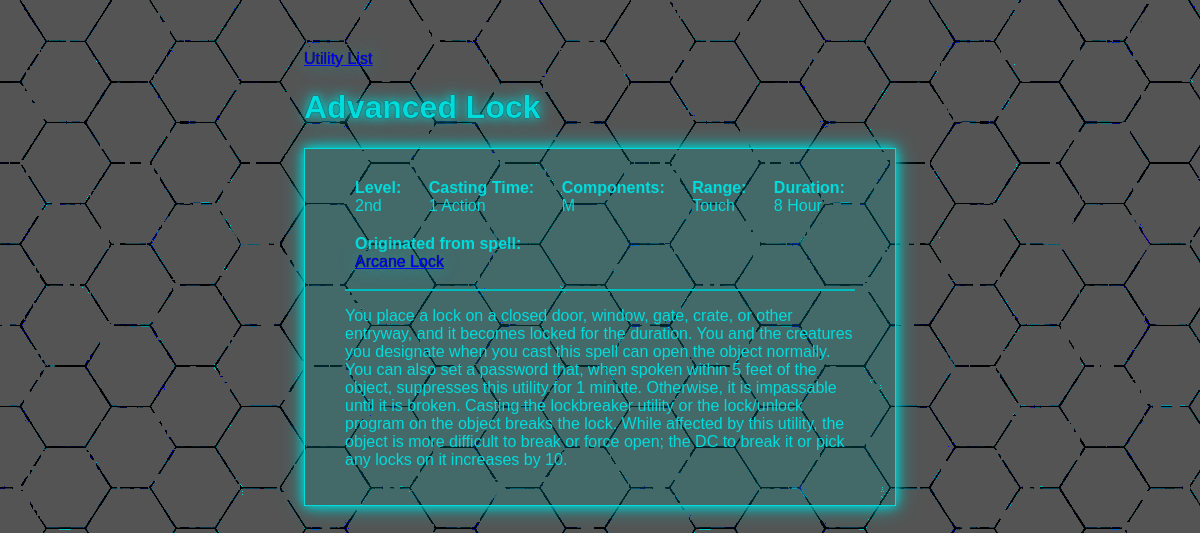
The page /utilities/2/ on the database its author committed.
### utilities/models.py (models this page shows, shortened)
class Utility(models.Model):
    name = models.CharField(max_length=25)
    description = models.TextField(blank=True)
    at_higher_levels = models.TextField(blank=True)
    ritual = models.BooleanField(default=False)
    utility_level = models.ForeignKey(
        UtilityLevel, models.SET_DEFAULT, default=0)
    casting_time_unit = models.ForeignKey(
        UtilityCastingTimeUnit, models.SET_DEFAULT, default=1)
    casting_time_quantity = models.IntegerField(null=True)
    reaction_casting_description = models.TextField(blank=True)
    components = models.ManyToManyField(UtilityComponent, blank=True)
    material_components = models.TextField(blank=True)
    range_type = models.ForeignKey(RangeType, models.SET_NULL, null=True)
    range_distance = models.IntegerField(null=True, default=0)
    duration_type = models.ForeignKey(DurationType, models.SET_NULL, null=True)
    duration_time_unit = models.ForeignKey(
        DurationTimeUnit, on_delete=models.SET_NULL, null=True, blank=True)
    duration_quantity = models.IntegerField(null=True, blank=True)
    origin = models.CharField(max_length=25, blank=True)
    origin_link = models.URLField(blank=True)
    class Meta:
        verbose_name_plural = 'Utilities'

class UtilityLevel(models.Model):
    id = models.IntegerField(primary_key=True)
    level = models.CharField(max_length=10)
    def __str__(self):
        return self.level

class UtilityCastingTimeUnit(models.Model):
    unit = models.CharField(max_length=15)
    def __str__(self):
        return self.unit

class UtilityComponent(models.Model):
    Abbreviation = models.CharField(primary_key=True, max_length=1)
    name = models.CharField(max_length=15)
    description = models.TextField(blank=True)

class RangeType(models.Model):
    type = models.CharField(max_length=15)
    def __str__(self):
        return self.type

class DurationTimeUnit(models.Model):
    unit = models.CharField(max_length=10)

### utilities/views.py (the view)
# urls.py: path('<int:pk>/', views.UtilityDetailView.as_view(), name='detail'),
class UtilityDetailView(generic.DetailView):
    model = Utility
    template_name = 'utilities/detail.html'

### utilities/templates/utilities/detail.html (shortened to what this page needs)
{% extends 'utilities/base.html' %}
{% block 'nav' %}
<a href="{% url 'utility_list' %}">Utility List</a>
{% endblock 'nav' %}
{% block 'header' %}
<h1>
  {{ utility.name }}
</h1>
{% endblock 'header' %}
{% block 'content' %}
  <div class="details">
    <div class="metadata">
      <div class="metadata-content">
        <label for="level">Level:</label>
        <div>{{ utility.utility_level }}</div>
      </div>
      <div class="metadata-content">
        <label for="CastingTime">Casting Time:</label>
        <div>
          {{ utility.casting_time_quantity }} {{ utility.casting_time_unit }}
        </div>
      </div>
      <div class="metadata-content">
        <label for="components">Components:</label>
        <div>
          {% for component in utility.components.all %}
            {{ component.Abbreviation }}{% if not forloop.last %},{% endif %}
          {% endfor %}
        </div>
      </div>
      <div class="metadata-content">
        <label for="range">Range:</label>
        {% if utility.range_type.type == "Ranged" %}
        <div>{{ utility.range_distance }} feet</div>
        {% else %}
        <div>{{ utility.range_type }}</div>
        {% endif %}
      </div>
      <div class="metadata-content">
        <label for="duration">Duration:</label>
        {% if utility.duration_time_unit.unit and utility.duration_quantity > 0 %}
        <div>
          {{ utility.duration_quantity }} {{ utility.duration_time_unit.unit }}
        </div>
        {% else %}
        <div>{{ utility.duration_type }}</div>
        {% endif %}
      </div>
      {% if utility.origin %}
      <div class="metadata-content">
        <label for="origin">Originated from spell:</label>
        <div>
          <a href="{{ utility.origin_link }}" target="_blank"
            >{{ utility.origin }}</a
          >
        </div>
      </div>
      {% endif %}
    </div>
    <hr>
    <div class="details-description">
      <p>{{ utility.description | safe | linebreaks }}</p>
    </div>
  </div>
{% endblock 'content' %}

### utilities/static/utilities/style.css (style rules this page uses)
:root { --color-white: rgba(255,255,255,1); --color-Damn-Light: rgba(0,220,220,1); --color-Light: rgba(0,190,190,1); --color-Dark: rgba(60,60,60,1); --color-Black: rgba(33,33,33,1); --font-Size: 18px; }
body { background-image: url("hexgrid_gray_hex_effect.png"); background-attachment: fixed; font-family: 'Rajdhani', sans-serif; }
h1 { text-shadow: 0 0 1px black, 0 0 10px var(--color-Damn-Light), 0 0 20px var(--color-Light); }
a { color: blue; text-shadow: 0px 0px 1px black, 0px 0px 20px var(--color-Light); }
.container * { outline: none; }
.details { justify-content: space-between; }
.metadata { display: flex; flex-wrap: wrap; justify-content: space-between; }
.metadata-content { display: inline-block; margin: 10px; }
.metadata-content label { font-weight: bold; }
hr { border: 1px solid #00bebe; background-color: #00bebe; }

### rows shown on the page
Utility: name "Advanced Lock", utility_level "2nd", casting_time_quantity "1", casting_time_unit "Action", range_type "Touch", duration_quantity "8", duration_time_unit.unit "Hour", origin "Arcane Lock", description "You place a lock on a closed door, window, gate, crate, or other entryway, and it becomes locked for the duration. You and the creatures you designate when you cast this spell can open the object normally. You can also set a password that, when spoken within 5 feet of the object, suppresses this utility for 1 minute. Otherwise, it is impassable until it is broken. Casting the lockbreaker utility or the lock/unlock program on the object breaks the lock. While affected by this utility, the object is more difficult to break or force open; the DC to break it or pick any locks on it increases by 10."
UtilityComponent: Abbreviation "M"
